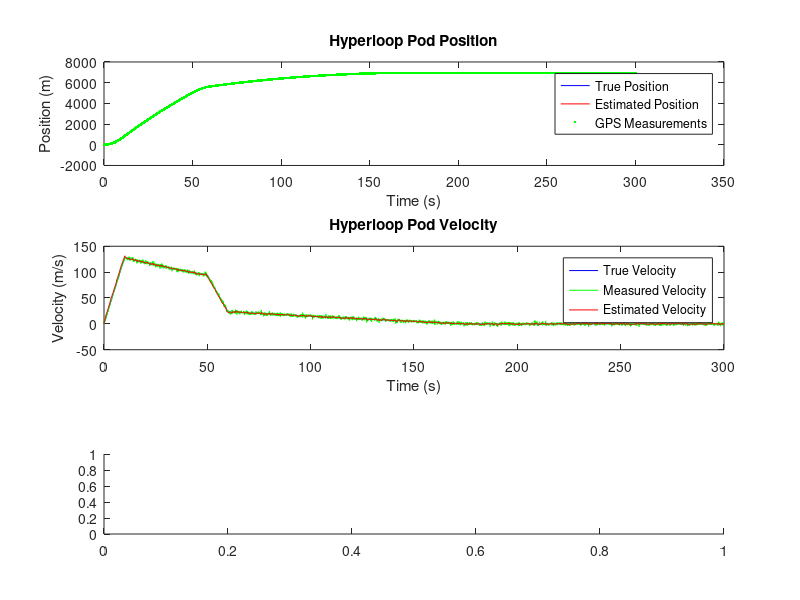

Source code (MATLAB): (Note: this script raises an error after producing the figure.)
% Hyperloop Pod Velocity Estimation using Kalman Filter

% Parameters
dt = 0.1;  % Time step (s)
T = 300;   % Total simulation time (s)
t = 0:dt:T;  % Time vector
N = length(t);  % Number of time steps

% Pod and environment parameters
mass = 15000;  % Pod mass (kg)
drag_coeff = 0.2;  % Drag coefficient
tube_radius = 5;  % Tube radius (m)
base_air_density = 0.1;  % Base low-pressure air density in tube (kg/m^3)
gravity = 9.81;  % Gravity (m/s^2)
tube_slope = 0.01;  % Slight upward slope

% GPS update frequency
gps_update_freq = 0.1;  % GPS update every 0.1 seconds
gps_noise = 2;  % GPS noise (m)

% New environmental parameters
base_pressure = 100;  % Base air pressure in Pa
base_temperature = 293.15;  % Base temperature in K (20°C)
friction_coeff = 0.01;  % Coefficient of friction with tube wall

% True state dynamics (enhanced model)
x_true = zeros(3, N);  % [position; velocity; acceleration]
x_true(:,1) = [0; 0; 0];  % Initial state

% Control input (thrust force in Newtons)
u = zeros(1, N);
u(1:100) = 200000;  % Acceleration phase
u(501:600) = -100000;  % Deceleration phase

% Generate environmental variations
pressure_variation = base_pressure + 10 * sin(0.01 * t);  % Pressure varies sinusoidally
temperature_variation = base_temperature + 5 * sin(0.005 * t);  % Temperature varies sinusoidally

% Generate true states
for k = 2:N
    % Current state
    pos = x_true(1, k-1);
    vel = x_true(2, k-1);
    
    % Calculate air density based on pressure and temperature
    air_density = base_air_density * (pressure_variation(k) / base_pressure) * (base_temperature / temperature_variation(k));
    
    % Calculate forces
    F_thrust = u(k-1);
    F_drag = 0.5 * drag_coeff * air_density * pi * tube_radius^2 * vel^2 * sign(vel);
    F_gravity = mass * gravity * sin(atan(tube_slope));
    F_magnetic_drag = 0.1 * vel;  % Simplified magnetic drag
    F_tube_irregularity = 500 * sin(0.1 * pos);  % Simulate tube irregularities
    F_friction = friction_coeff * mass * gravity * cos(atan(tube_slope)) * sign(vel);  % Friction with tube
    
    % Calculate acceleration
    acc = (F_thrust - F_drag - F_gravity - F_magnetic_drag - F_tube_irregularity - F_friction) / mass;
    
    % Update state
    x_true(:, k) = [
        pos + vel*dt + 0.5*acc*dt^2;
        vel + acc*dt;
        acc
    ];
end

% Simulating noisy sensor measurements
v_measured = x_true(2,:) + 2*randn(1,N);  % Noisy velocity (e.g., from Doppler sensor)
a_measured = x_true(3,:) + 0.5*randn(1,N);  % Noisy acceleration (e.g., from accelerometer)

% GPS measurements (less frequent, but gives absolute position)
gps_times = 1:gps_update_freq/dt:N;
gps_measurements = x_true(1, gps_times) + gps_noise * randn(size(gps_times));

% Kalman Filter Implementation
% State transition matrix
F = [1 dt 0.5*dt^2; 0 1 dt; 0 0 1];

% Control input matrix
B = [0.5*dt^2; dt; 1] / mass;

% Observation matrices
H_no_gps = [0 1 0; 0 0 1];  % Measuring velocity and acceleration
H_gps = [1 0 0; 0 1 0; 0 0 1];  % Measuring position, velocity, and acceleration

% Process noise covariance
Q = diag([0.01, 0.1, 1]);

% Measurement noise covariance
R_no_gps = diag([1, 0.1]);  % For velocity and acceleration
R_gps = diag([gps_noise^2, 1, 0.1]);  % For GPS, velocity, and acceleration

% Initial state estimate
x_est = zeros(3, N);
x_est(:,1) = [0; 0; 0];  % Initial state estimate

% Initial error covariance
P = diag([100, 10, 1]);  % Initial error covariance

% Kalman Filter loop
for k = 2:N
    % Predict
    x_pred = F * x_est(:,k-1) + B * u(k-1);
    P_pred = F * P * F' + Q;
    
    % Update
    if ismember(k, gps_times)
        % GPS update available
        gps_index = find(gps_times == k);
        y = [gps_measurements(gps_index); v_measured(k); a_measured(k)] - H_gps * x_pred;
        S = H_gps * P_pred * H_gps' + R_gps;
        K = P_pred * H_gps' / S;
        x_est(:,k) = x_pred + K * y;
        P = (eye(3) - K * H_gps) * P_pred;
    else
        % Only velocity and acceleration update
        y = [v_measured(k); a_measured(k)] - H_no_gps * x_pred;
        S = H_no_gps * P_pred * H_no_gps' + R_no_gps;
        K = P_pred * H_no_gps' / S;
        x_est(:,k) = x_pred + K * y;
        P = (eye(3) - K * H_no_gps) * P_pred;
    end
end

% Plotting results
figure;
subplot(3,1,1);
plot(t, x_true(1,:), 'b', t, x_est(1,:), 'r', gps_times*dt, gps_measurements, 'g.');
legend('True Position', 'Estimated Position', 'GPS Measurements');
xlabel('Time (s)');
ylabel('Position (m)');
title('Hyperloop Pod Position');

subplot(3,1,2);
plot(t, x_true(2,:), 'b', t, v_measured, 'g', t, x_est(2,:), 'r');
legend('True Velocity', 'Measured Velocity', 'Estimated Velocity');
xlabel('Time (s)');
ylabel('Velocity (m/s)');
title('Hyperloop Pod Velocity');

subplot(3,1,3);
plot(t, x_true(3,:), 'b', t, a_measured, 'g', t, x_est(3,:), 'r');
legend('True Acceleration', 'Measured Acceleration', 'Estimated Acceleration');
xlabel('Time (s)');
ylabel('Acceleration (m/s^2)');
title('Hyperloop Pod Acceleration');

subplot(4,1,4);
bias_line = ones(size(t)) * bias_vel; % Create a line for the bias
plot(t, x_true(2,:) - x_est(2,:), 'b', t, bias_line, 'r--');
legend('Velocity Estimation Error', 'Bias');
xlabel('Time (s)');
ylabel('Velocity Error (m/s)');
title('Hyperloop Pod Velocity Estimation Bias');

% Calculate RMSE
rmse_pos = sqrt(mean((x_true(1,:) - x_est(1,:)).^2));
rmse_vel = sqrt(mean((x_true(2,:) - x_est(2,:)).^2));
rmse_acc = sqrt(mean((x_true(3,:) - x_est(3,:)).^2));
fprintf('RMSE of position estimation: %.2f m\n', rmse_pos);
fprintf('RMSE of velocity estimation: %.2f m/s\n', rmse_vel);
fprintf('RMSE of acceleration estimation: %.2f m/s^2\n', rmse_acc);

% Calculate bias
bias_vel = mean(x_true(2,:) - x_est(2,:));
fprintf('Bias of velocity estimation: %.2f m/s\n', bias_vel);


% Plot environmental variations
figure;
subplot(2,1,1);
plot(t, pressure_variation);
xlabel('Time (s)');
ylabel('Pressure (Pa)');
title('Air Pressure Variation in Tube');

subplot(2,1,2);
plot(t, temperature_variation);
xlabel('Time (s)');
ylabel('Temperature (K)');
title('Temperature Variation in Tube');
